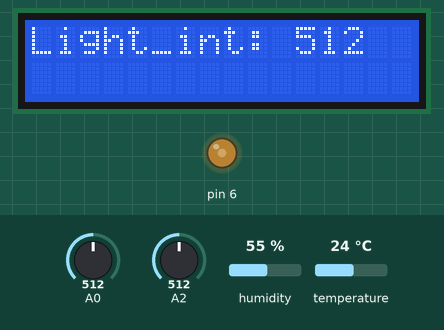
The sketch below on a simulated Arduino Uno, built with avr-gcc and run on an emulated ATmega328P. On the bench: 16×2 character LCD, output pins drawn as LEDs (lit = HIGH). The test bench sets the inputs (shaded band); at power-on: temperature 24 °C, A0 = 512, A2 = 512, humidity 55 %. What the sketch prints to the serial monitor is not drawn.

Above: at 1.2 s.
1.3 s: temperature set to 33 °C
At 3.9 s:
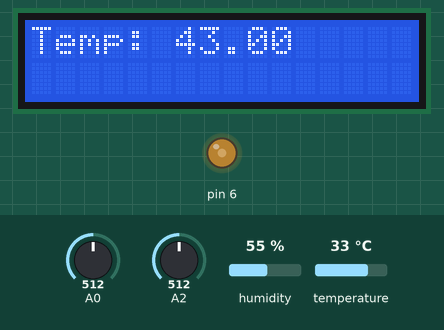
8.6 s: A0 set to 716
At 13.0 s:
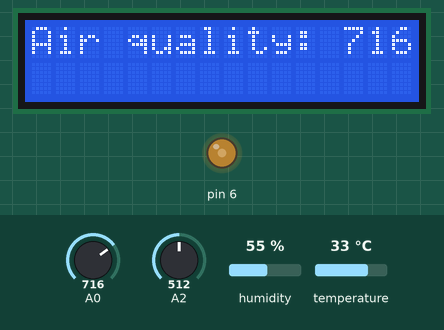
13.6 s: A2 set to 716
At 17.9 s:
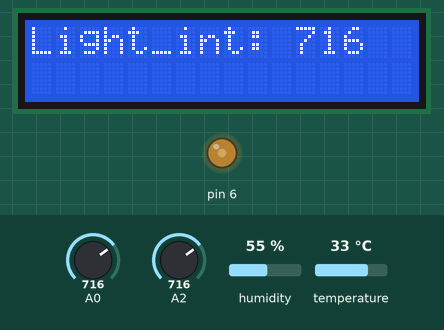
18.7 s: humidity set to 22 %
At 23.1 s:
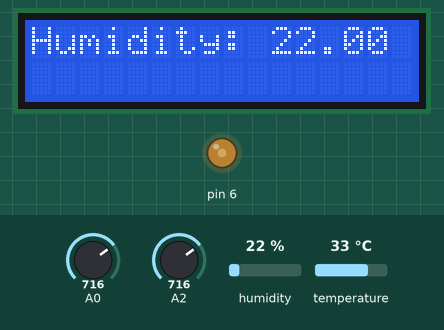
23.8 s: A0 set to 992
At 25.0 s:
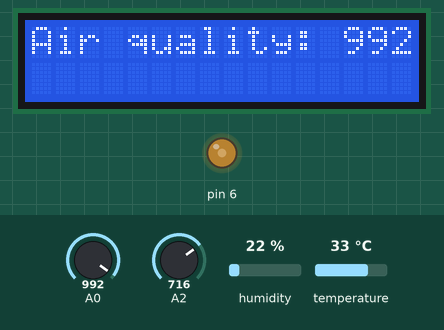
28.8 s: A2 set to 992
At 30.2 s:
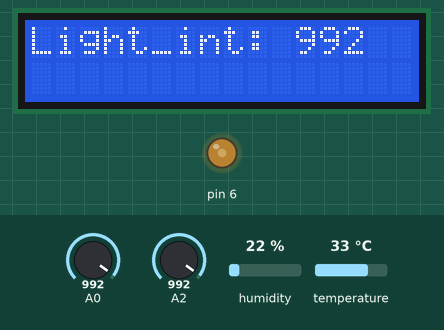
Timing chart, 0 to 31.8 s (numbered marks = the images above; inputs shaded):
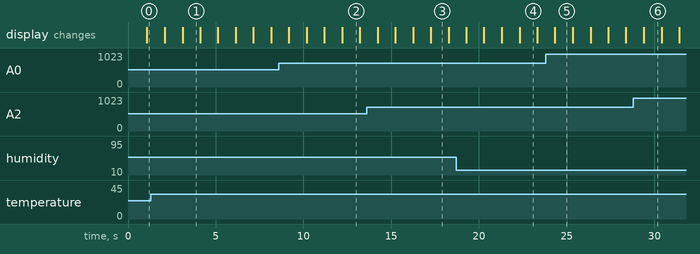

Measured:
- what the display in image 1 shows lasts 1.0 s, from 3.1 s to 4.1 s

The sketch:

final_eval_arduino.ino
```cpp
#include <SoftwareSerial.h>
#include <ArduinoJson.h>
#include <LiquidCrystal.h>
SoftwareSerial s(8,9);
#include "DHT.h"
#define DHTPIN 7
#define DHTTYPE DHT11
DHT dht(DHTPIN, DHTTYPE);
const int rs = 12, en = 11, d4 = 5, d5 = 4, d6 = 3, d7 = 2;
int Contrast = 100;
LiquidCrystal lcd(rs, en, d4, d5, d6, d7);
void setup() {
  // put your setup code here, to run once:
  s.begin(9600);
  pinMode(A2,INPUT);
  pinMode(A0,INPUT);
  lcd.begin(16, 2);
  analogWrite(6,Contrast);
  Serial.begin(9600);
}

void loop() {
  // put your main code here, to run repeatedly:
  StaticJsonBuffer<1000> jsonBuffer;
  JsonObject& root=jsonBuffer.createObject();
  int i=0;
    if(i==0){
     int mq_a=analogRead(A0);
    Serial.print("Air quality measured by MQ135: ");
    Serial.print(mq_a);
    Serial.println("PPM");
    lcd.setCursor(0,0);
    lcd.print("Air quality: ");
    lcd.print(mq_a);
    root["data1"]=mq_a;
    delay(1000);
    i=i+1;
    }
    if(i==1){
      int val = analogRead(A2);
      Serial.print("Light intensity:");
      Serial.println(val);
      lcd.clear();
      lcd.setCursor(0,0);
      lcd.print("Light_int: ");
      lcd.print(val);
      root["data2"]=val;
      delay(1000);
      i=0;
    }

  // Reading temperature or humidity takes about 250 milliseconds!
  // Sensor readings may also be up to 2 seconds 'old' (its a very slow sensor)
  float h = dht.readHumidity();
  // Read temperature as Celsius (the default)
  float t = dht.readTemperature();
  t=t+10;
  // Read temperature as Fahrenheit (isFahrenheit = true)
  float f = dht.readTemperature(true);

  // Check if any reads failed and exit early (to try again).
  if (isnan(h) || isnan(t) || isnan(f)) {
    Serial.println(F("Failed to read from DHT sensor!"));
    root["data3"]=0;
    root["data4"]=0;
    if(s.available()>0){
    Serial.println("DONE");
    root.printTo(s);
  }
  delay(2000);
    return;
  }

  // Compute heat index in Fahrenheit (the default)
  float hif = dht.computeHeatIndex(f, h);
  // Compute heat index in Celsius (isFahreheit = false)
  float hic = dht.computeHeatIndex(t, h, false);

  Serial.print(F("Humidity: "));
  Serial.print(h);
  lcd.clear();
  lcd.setCursor(0,0);
  lcd.print("Humidity: ");
  lcd.print(h);
  Serial.print(F("Temperature: "));
  Serial.print(t);
  Serial.print(F("C "));
  Serial.print(f);
  Serial.print(F("F  Heat index: "));
  Serial.print(hic);
  Serial.print(F("C "));
  Serial.print(hif);
  Serial.println(F("F"));
  delay(1000);
  lcd.clear();
  lcd.setCursor(0,0);
  lcd.print("Temp: ");
  lcd.print(t);
  delay(1000);
  root["data3"]=h;
  root["data4"]=t;
  if(s.available()>0){
    Serial.println("DONE");
    root.printTo(s);
  }
}
```
